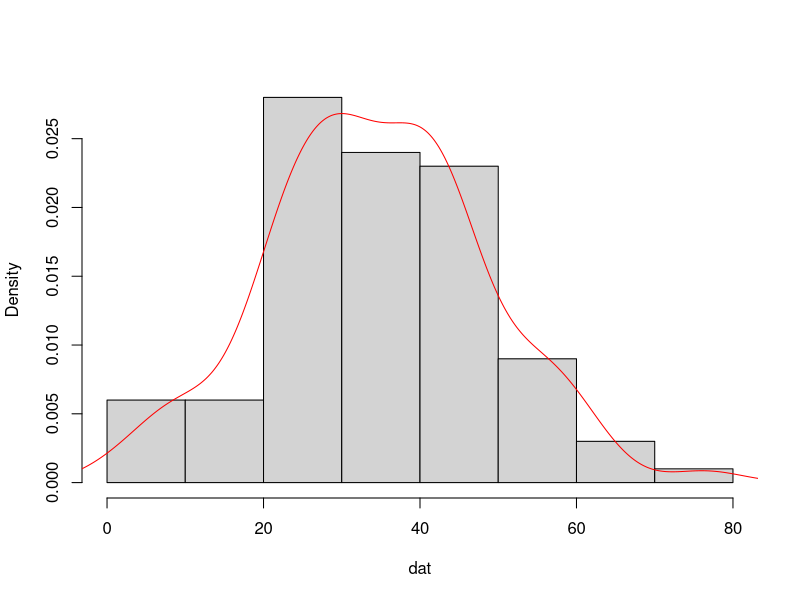
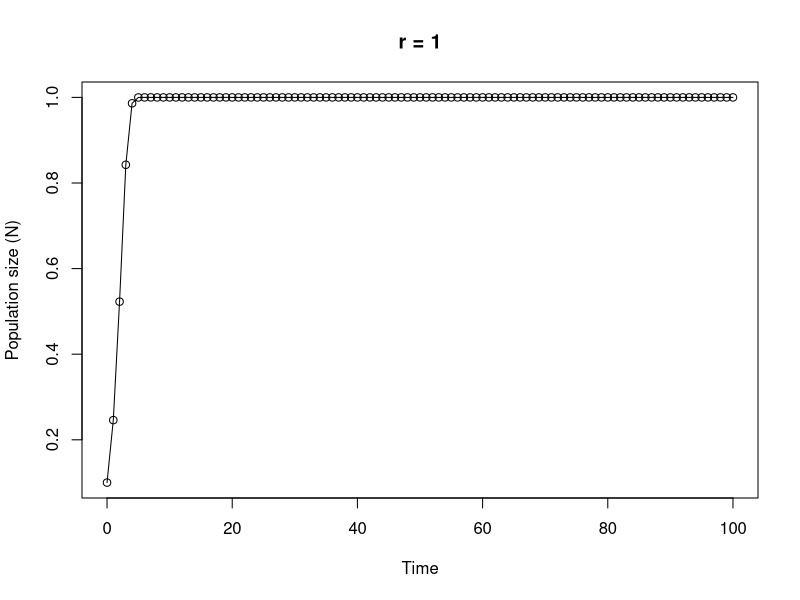

Here is the R script that generated these plots, in order:
## ----Q1, results = 'asis'------------------------------------------------

# area of a circle

circle.area <- function(r){ 
	pi * r^2
}



## ----Q2, tidy = TRUE-----------------------------------------------------

far.cent <- function(a){
	val <- (a-32)*5/9
	print(paste("Fahrenheit: ", round(a, digits = 3), "oF",sep = " "), quote = FALSE)	    # round to 3 dp
	print(paste("Centigrade: ", round(val, digits = 3), "oC", sep = " "), quote = FALSE)  # round to 3 dp
}

# alternative Fahrenheit to centigrade using cat function

far.cent2 <- function(a){
	val <- (a - 32) * 5/9	#calculation
	cat("Fahrenheit: ", round(a, digits = 3), "oF", "\n")   # use cat function
	cat("Centigrade: ", round(val, digits = 3), "oC", "\n")   
}



## ----Q3------------------------------------------------------------------

# Create a vector of normally distributed data
# length 100, mean 35 and standard deviation of 29

vals <- rnorm(100, 35, 15)	# create some norm dist data mean 35, sd = 15

summary.fun <- function(dat){
	mymean <- round(mean(dat), digits = 4)      	# calc mean
	mymedian <- round(median(dat), digits = 4)    # calc median
	mymin <- round(min(dat), digits = 4)          # calc min
	mymax <- round(max(dat), digits = 4)          # calc max
	print(paste("mean:", mymean, sep = " "), quote = FALSE)     # print mean
	print(paste("median:", mymedian, sep = " "), quote = FALSE)     # print median
	print(paste("range:", "from:", mymin, "to", mymax, sep = " "), quote = FALSE) 
	dens <- density(dat)                          # estimate density curve
	hist(dat, main = "",type = "l",freq = FALSE)  # plot histogram
	lines(dens, lty = 1, col = "red")             # plot density curve
}

# use the function
summary.fun(vals)


## ----Q4------------------------------------------------------------------

# calculate a median

ourmedian <- function(x){
	n <- length(x)
	if (n %% 2 == 1)      # odd numbers
	  sort(x)[(n + 1)/2]  # find the middle number by adding 1 to length and div 2
	else {                # even numbers
	  middletwo <- sort(x)[(n/2) + 0:1]   #find the two middle numbers
	  mean(middletwo)
	  }
}

# use the function
mydat <- sample(1:50, size = 10, replace = TRUE )

# our function
ourmedian(mydat)

# R median function
median(mydat)


## ----Q5, tidy = TRUE-----------------------------------------------------

# function to simulate Ricker model

Ricker.model <- function(nzero, r, time, K=1){     # sets initial parameters
  N <- numeric(time + 1)    # creates a real vector of length time+1 to store values of Nt+1
  N[1] <- nzero             # sets initial population size in first element of N
  for (i in 1:time) {				# loops over time
      N[i+1] <- N[i]*exp(r*(1 - N[i]/K))    
  }
  Time <- 0:time   					 # creates vector for x axis
  plot(Time, N, type = "o", xlim = c(0, time), xlab = "Time", ylab = "Population size (N)", main = paste("r =", r, sep=" "))   # plots output
}

# To run
# play around with the different parameters, especially r
Ricker.model(nzero=0.1,r=1,time=100)


